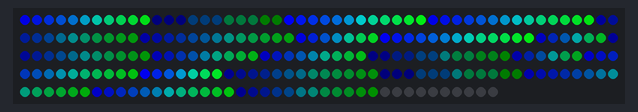
A sketch run on a simulated Arduino Uno, built with avr-gcc and run on an emulated ATmega328P. Shown: 240 RGB LEDs in strip order, left to right, continuing on the next row. Colours are those a GRB WS2812 strip shows for the declared byte order; random numbers use the default seed unless the sketch sets one.

Above: at 2.3 s.

The sketch:

flicker_test_sk6812.ino
```cpp
// Flicker simulation for SK6812 tri-white LED strip, using the FastLED library
// This is the LED product used and responds to the WS2812B configuration
// https://www.aliexpress.com/item/SK6812WWA-SK6812-IC-warm-white-cool-white-amber-chips-inside-led-addressable-strip-60leds-m-non/32404277416.html?spm=2114.13010608.0.0.kM2lxC
// Connect the data wire to pin 3 and the ground to the Arduino ground (this is important!)
// This is used for the ELECTRICITY sign for the exhibition at the WELLCOME Collection
// Dec 2016, Inessa Demidova
// Feb 2017, Francesco Anselmo

#include "FastLED.h"

// How many leds are in the strip?
#define NUM_LEDS 240

// Data pin that led data will be written out over
#define DATA_PIN 3

// This is an array of leds.  One item for each led in your strip.
CRGB leds[NUM_LEDS];


// Configurations of the ELECTRICITY letters
int letters_length[] = {
  11, // E
  11, // L
  12, // E
  14, // C
  12, // T
  13, // R
  7, // I
  13, // C
  6, // I
  12, // T
  9, // Y
  9, // Y
  12, // T
  6, // I
  13, // C
  7, // I
  13, // R
  12, // T
  14, // C
  12, // E
  11, // L
  11, // E
};

int letters_start[] = {
  0, // E
  11, // L
  11 + 11, // E
  11 + 11 + 12, // C
  11 + 11 + 12 + 14, // T
  11 + 11 + 12 + 14 + 12, // R
  11 + 11 + 12 + 14 + 12 + 13, // I
  11 + 11 + 12 + 14 + 12 + 13 + 7, // C
  11 + 11 + 12 + 14 + 12 + 13 + 7 + 13, // I
  11 + 11 + 12 + 14 + 12 + 13 + 7 + 13 + 6, // T
  11 + 11 + 12 + 14 + 12 + 13 + 7 + 13 + 6 + 12, // Y
  11 + 11 + 12 + 14 + 12 + 13 + 7 + 13 + 6 + 12 + 9, // Y
  11 + 11 + 12 + 14 + 12 + 13 + 7 + 13 + 6 + 12 + 9 + 9, // T
  11 + 11 + 12 + 14 + 12 + 13 + 7 + 13 + 6 + 12 + 9 + 9 + 12, // I
  11 + 11 + 12 + 14 + 12 + 13 + 7 + 13 + 6 + 12 + 9 + 9 + 12 + 6, // C
  11 + 11 + 12 + 14 + 12 + 13 + 7 + 13 + 6 + 12 + 9 + 9 + 12 + 6 + 13, // I
  11 + 11 + 12 + 14 + 12 + 13 + 7 + 13 + 6 + 12 + 9 + 9 + 12 + 6 + 13 + 7, // R
  11 + 11 + 12 + 14 + 12 + 13 + 7 + 13 + 6 + 12 + 9 + 9 + 12 + 6 + 13 + 7 + 13, // T
  11 + 11 + 12 + 14 + 12 + 13 + 7 + 13 + 6 + 12 + 9 + 9 + 12 + 6 + 13 + 7 + 13 + 12, // C
  11 + 11 + 12 + 14 + 12 + 13 + 7 + 13 + 6 + 12 + 9 + 9 + 12 + 6 + 13 + 7 + 13 + 12 + 14, // E
  11 + 11 + 12 + 14 + 12 + 13 + 7 + 13 + 6 + 12 + 9 + 9 + 12 + 6 + 13 + 7 + 13 + 12 + 14 + 12, // L
  11 + 11 + 12 + 14 + 12 + 13 + 7 + 13 + 6 + 12 + 9 + 9 + 12 + 6 + 13 + 7 + 13 + 12 + 14 + 12 + 11 // E
};

int NUM_LETTERS = sizeof(letters_length) / sizeof(int); // get number of letters from the arra

int lettersValue[] = {
  11, // E
  11, // L
  12, // E
  14, // C
  12, // T
  13, // R
  7, // I
  13, // C
  6, // I
  12, // T
  9, // Y
  9, // Y
  12, // T
  6, // I
  13, // C
  7, // I
  13, // R
  12, // T
  14, // C
  12, // E
  11, // L
  11, // E
};

int mode = 3;                   // lighting mode
// 0 = cycle through letters
// 1 = random flicker
// 2 = sine wave all together
// 3 = sine wave random
int ledValue[NUM_LEDS];         // state of each led
int buttonPress;
long randNumber;
unsigned long interval = 1000;
unsigned long previousTime;
int speedValue;

void setup() {
  // sanity check delay - allows reprogramming if accidently blowing power w/leds
  delay(2000);
  FastLED.addLeds<WS2812B, DATA_PIN, RGB>(leds, NUM_LEDS);

  Serial.begin(9600);           // start serial communication


  pinMode(8, INPUT);            // set input for button
  speedValue = analogRead(1);   // read potentiometer
  randomSeed(analogRead(0));    // seed the rnd generator with noise from unused pin
  previousTime = millis();

  for (int i = 0; i <= (NUM_LETTERS - 1); i++) { // init each led with a random value
    lettersValue[i] = random(20, 255);
  }
}

void loop() {

  if (mode == 0) {
    for (int letter = 0; letter < NUM_LETTERS; letter = letter + 1) {
      fill_gradient(leds, letters_start[letter], CHSV(100, 255, 255), letters_start[letter] + letters_length[letter], CHSV(0, 255, 0), SHORTEST_HUES);
      FastLED.show();
      //      for (int led = letters_start[letter]; led < (letters_start[letter]+letters_length[letter]); led = led + 1) {
      //        leds[led] = CRGB::Green;
      //
      //        // Show the leds (only one of which is set to white, from above)
      //        FastLED.show();
      //      }
      // Wait a little bit
      delay(500);
      for (int led = letters_start[letter]; led < (letters_start[letter] + letters_length[letter]); led = led + 1) {
        // Turn our current led back to black for the next loop around
        //        leds[led] = CRGB::Black;
      }
    }
  }
  else if (mode == 1)
  {
    //        for (int i = 0; i <= (NUM_LETTERS - 1); i++) {           // for each led:
    //          DmxSimple.write(i + 1, ledValue[i]);   // set the pwm value of that pin determined previously
    //          randNumber = random(-35, 45);            // generate new random number and add that to the current value
    //          lettersValue[i] += randNumber;               // that range can be tweaked to change the intensity of the flickering
    //          //    if (ledValue[i] > 200) {                 // clamp the limits of the pwm values so it remains within
    //          //      ledValue[i] = 200;                     // a pleasing range as well as the pwm range
    //          //   }
    //          //   if (ledValue[i] < 10) {
    //          //     ledValue[i] = 10;
    //          //   }
    //        }
    //        delay(500);    // the delay between changes
    //    testButton();
  }
  else if (mode == 2)
  {
    //    float in, out;
    //    for (in = 0; in < 6.283; in = in + 0.000001*speedValue)
    //    {
    //      out = sin(in) * 127.5 + 127.5;
    //      for (int i = 0; i <= (channelNo - 1); i++) {
    //        DmxSimple.write(i + 1, out);
    //      }
    //      testButton();
    //    }
  }
  else if (mode == 3)
  {
    float in, out;
    for (in = 0; in < 6.283; in = in + 1)
    {
      out = sin(in) * 255;
      for (int i = 0; i <= (NUM_LETTERS - 1); i++) {
        fill_gradient(leds, letters_start[i], CHSV(160, 255, lettersValue[i] + out), letters_start[i] + letters_length[i], CHSV(0, 255, lettersValue[i] + out), SHORTEST_HUES);
        FastLED.show();
        //        Serial.println(lettersValue[i] + out);
        //DmxSimple.write(i + 1, ledValue[i] + out);
        //  if(mode == 4){
        //    mode = 0;}
        //        Serial.print(ledValue[i] + out);
        //        Serial.print(" ");
      }
      //testButton();
      //      Serial.println();
    }
  }


//void testButton ()
//{
//  if ((millis() - previousTime) > interval) {
//    buttonPress = digitalRead(8); //read button state
//    speedValue = analogRead(1); // read potentiometer
//    Serial.print(mode);
//    Serial.print(" ");
//    Serial.print(speedValue * .000001);
//    Serial.print(" ");
//    Serial.print(speedValue * .00001);
//    Serial.print(" ");
//    Serial.println(speedValue);
//    if (buttonPress == HIGH) {
//      //    delay(500);
//      mode ++;
//      //Reset count if over max mode number
//      if (mode == 4)
//      {
//        mode = 1;
//      }
//    }
//    previousTime = millis();
//  }

}
```
